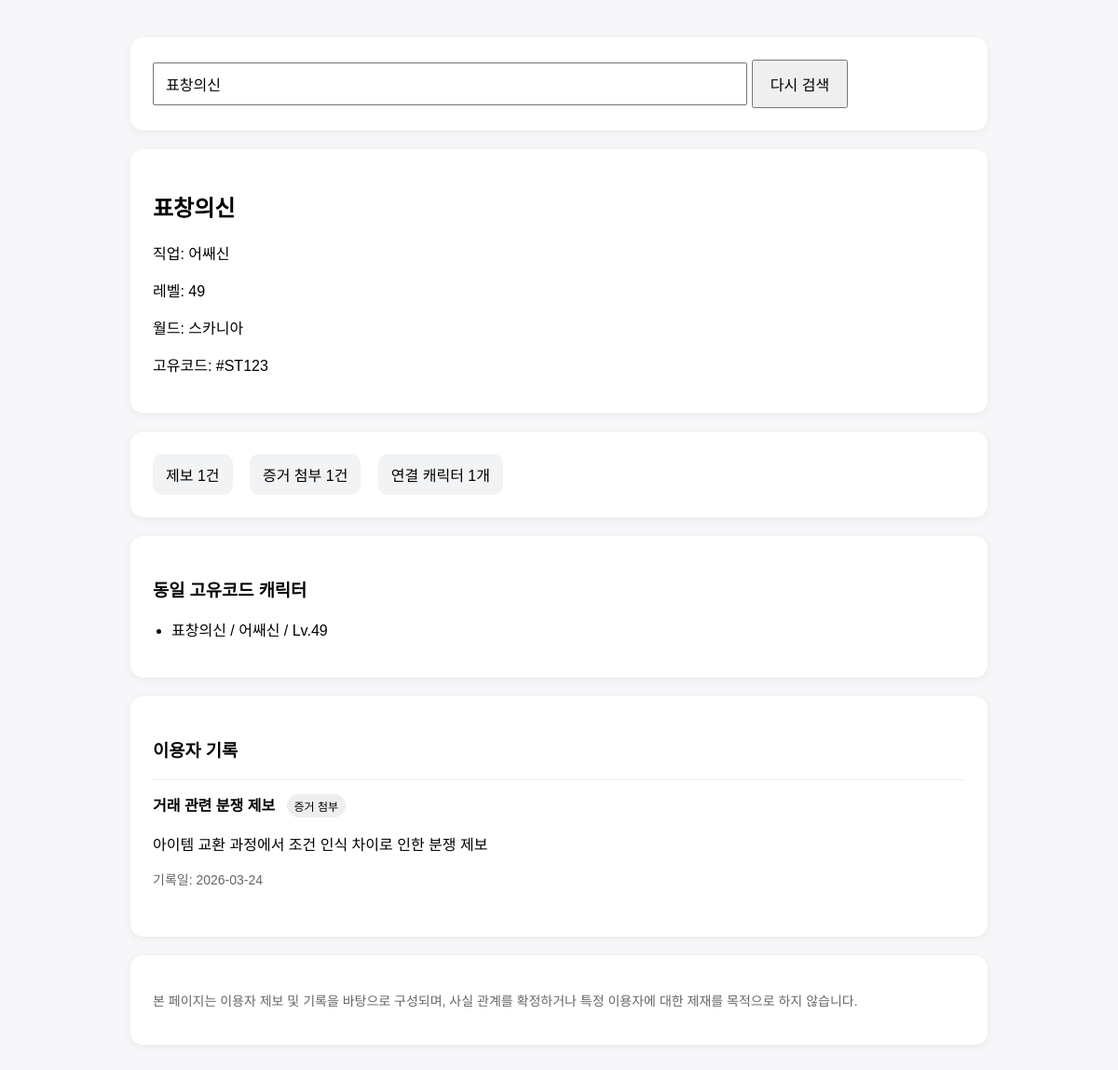
/search?name=표창의신, run on the app's committed database.
### tables this page shows
CREATE TABLE characters (
    id INTEGER PRIMARY KEY AUTOINCREMENT,
    character_name TEXT NOT NULL UNIQUE,
    unique_code TEXT NOT NULL,
    job TEXT,
    level INTEGER,
    world TEXT,
    created_at TEXT DEFAULT CURRENT_TIMESTAMP
);

CREATE TABLE reports (
    id INTEGER PRIMARY KEY AUTOINCREMENT,
    character_name TEXT NOT NULL,
    unique_code TEXT NOT NULL,
    category TEXT NOT NULL,
    summary TEXT NOT NULL,
    evidence INTEGER NOT NULL DEFAULT 0,
    report_date TEXT NOT NULL,
    created_at TEXT DEFAULT CURRENT_TIMESTAMP
);

### app.py (the view)
@app.route("/search", methods=["GET"])
def search():
    name = request.args.get("name", "").strip()
    if not name:
        return render_template("result.html", found=False, query=name)
    conn = get_conn()
    conn.execute(
        "INSERT INTO search_logs (character_name) VALUES (?)",
        (name,)
    )
    conn.commit()
    character = conn.execute("""
        SELECT *
        FROM characters
        WHERE character_name = ?
    """, (name,)).fetchone()
    if not character:
        conn.close()
        return render_template("result.html", found=False, query=name)
    linked_chars = conn.execute("""
        SELECT character_name, job, level
        FROM characters
        WHERE unique_code = ?
        ORDER BY level DESC, character_name ASC
    """, (character["unique_code"],)).fetchall()
    reports = conn.execute("""
        SELECT category, summary, evidence, report_date
        FROM reports
        WHERE unique_code = ?
        ORDER BY report_date DESC
    """, (character["unique_code"],)).fetchall()
    report_count = len(reports)
    evidence_count = sum(1 for r in reports if r["evidence"] == 1)
    conn.close()
    return render_template(
        "result.html",
        found=True,
        character=character,
        linked_chars=linked_chars,
        reports=reports,
        report_count=report_count,
        evidence_count=evidence_count,
        query=name
    )

### app.py (called while the page is built)
def get_conn():
    conn = sqlite3.connect(DB_PATH)
    conn.row_factory = sqlite3.Row
    return conn

### templates/result.html (shortened to what this page needs)
<!DOCTYPE html>
<html lang="ko">
<head>
</head>
<body>
  <div class="box">
    <form action="/search" method="get">
      <input type="text" name="name" value="{{ query }}" placeholder="캐릭터명 입력">
      <button type="submit">다시 검색</button>
    </form>
  </div>
  {% if not found %}
    <div class="box">
      <h2>검색 결과 없음</h2>
      <p><strong>{{ query }}</strong> 에 대한 기록을 찾지 못했습니다.</p>
      <p class="muted">아직 등록되지 않은 캐릭터일 수 있습니다.</p>
    </div>
  {% else %}
    <div class="box">
      <h2>{{ character["character_name"] }}</h2>
      <p>직업: {{ character["job"] or '-' }}</p>
      <p>레벨: {{ character["level"] or '-' }}</p>
      <p>월드: {{ character["world"] or '-' }}</p>
      <p>고유코드: {{ character["unique_code"] }}</p>
    </div>
    <div class="box">
      <div class="stat">제보 {{ report_count }}건</div>
      <div class="stat">증거 첨부 {{ evidence_count }}건</div>
      <div class="stat">연결 캐릭터 {{ linked_chars|length }}개</div>
    </div>
    <div class="box">
      <h3>동일 고유코드 캐릭터</h3>
      <ul>
        {% for c in linked_chars %}
          <li>{{ c["character_name"] }} / {{ c["job"] }} / Lv.{{ c["level"] }}</li>
        {% endfor %}
      </ul>
    </div>
    <div class="box">
      <h3>이용자 기록</h3>
      {% if reports %}
        {% for report in reports %}
          <div class="report">
            <strong>{{ report["category"] }}</strong>
            {% if report["evidence"] == 1 %}
              <span class="badge">증거 첨부</span>
            {% else %}
              <span class="badge">증거 미첨부</span>
            {% endif %}
            <p>{{ report["summary"] }}</p>
            <p class="muted">기록일: {{ report["report_date"] }}</p>
          </div>
        {% endfor %}
      {% else %}
        <p class="muted">등록된 기록이 없습니다.</p>
      {% endif %}
    </div>
    <div class="box">
      <p class="muted">
        본 페이지는 이용자 제보 및 기록을 바탕으로 구성되며, 사실 관계를 확정하거나 특정 이용자에 대한 제재를 목적으로 하지 않습니다.
      </p>
    </div>
  {% endif %}
</body>
</html>

### templates/result.html (style rules this page uses)
body { font-family: Arial, sans-serif; max-width: 920px; margin: 40px auto; padding: 0 16px; background: #f7f7f9; }
.box { background: white; border-radius: 14px; padding: 24px; margin-bottom: 20px; box-shadow: 0 2px 10px rgba(0,0,0,0.06); }
input[type=text] { width: 70%; padding: 12px; font-size: 16px; }
button { padding: 12px 18px; font-size: 16px; cursor: pointer; }
.stat { display: inline-block; margin-right: 14px; padding: 10px 14px; border-radius: 10px; background: #f1f3f5; }
.muted { color: #666; font-size: 14px; }
ul { padding-left: 20px; }
.report { border-top: 1px solid #eee; padding: 14px 0; }
.badge { display: inline-block; padding: 4px 8px; border-radius: 999px; background: #eee; font-size: 12px; margin-left: 8px; }

### data on the page
characters: character_name "표창의신", job "어쌔신", level "49", world "스카니아", unique_code "#ST123"
reports: category "거래 관련 분쟁 제보", evidence "증거 첨부", summary "아이템 교환 과정에서 조건 인식 차이로 인한 분쟁 제보", report_date "2026-03-24"

### other printed values
{{ report_count }} "1"
{{ evidence_count }} "1"
{{ linked_chars|length }} "1"
